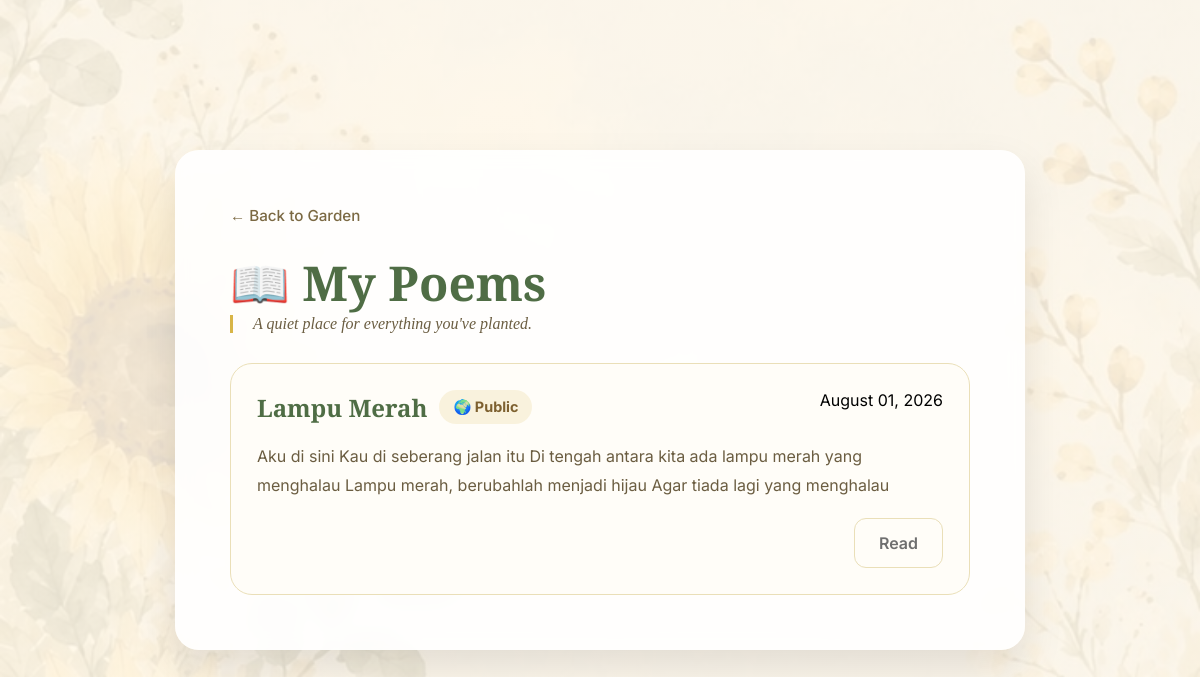
Page /poem/ (signed in) on the committed database.
### app/models.py (models this page shows, shortened)
class Poem(db.Model):
    __tablename__ = "poems"
    id = db.Column(
        db.Integer,
        primary_key=True,
    )
    title = db.Column(
        db.String(150),
        nullable=False,
    )
    content = db.Column(
        db.Text,
        nullable=False,
    )
    is_public = db.Column(
        db.Boolean,
        default=False,
        nullable=False,
    )
    created_at = db.Column(
        db.DateTime,
        default=datetime.utcnow,
        nullable=False,
    )
    updated_at = db.Column(
        db.DateTime,
        default=datetime.utcnow,
        onupdate=datetime.utcnow,
        nullable=False,
    )
    user_id = db.Column(
        db.Integer,
        db.ForeignKey("users.id"),
        nullable=False,
    )
    author = db.relationship(
        "User",
        back_populates="poems",
    )
    cherishes = db.relationship(
    "Cherish",
    back_populates="poem",
    cascade="all, delete-orphan",
)

### app/poem/routes.py (the view)
@poem.route("/")
@login_required
def my_poems():
    poems = Poem.query.filter_by(
        user_id=current_user.id,
    ).order_by(
        Poem.created_at.desc(),
    ).all()
    return render_template(
        "poem/my_poems.html",
        poems=poems,
    )

### app/templates/poem/my_poems.html (shortened to what this page needs)
<!DOCTYPE html>
<html lang="en">
<head>
    <link rel="stylesheet" href="{{ url_for('static', filename='css/poem.css') }}">
</head>
<body>
    <main class="container">
        <div class="card poems-overview">
            <a href="{{ url_for('garden.home') }}" class="back-link">← Back to Garden</a>
            <h1>📖 My Poems</h1>
            <p class="intro">A quiet place for everything you've planted.</p>
            {% if poems %}
                <div class="poem-list">
                    {% for poem in poems %}
                        <article class="poem-card">
                            <div class="poem-card-header">
                                <div class="poem-title-block">
                                    <h2>{{ poem.title }}</h2>
                                    <span class="badge {{ 'public' if poem.is_public else 'private' }}">
                                        {{ '🌍 Public' if poem.is_public else '🔒 Private' }}
                                    </span>
                                </div>
                                <time datetime="{{ poem.created_at.isoformat() }}">{{ poem.created_at.strftime('%B %d, %Y') }}</time>
                            </div>
                            <p class="poem-preview">{{ poem.content[:180] }}{% if poem.content|length > 180 %}…{% endif %}</p>
                            <div class="poem-actions">
                                <a href="{{ url_for('poem.view_poem', poem_id=poem.id) }}" class="button secondary">Read</a>
                            </div>
                        </article>
                    {% endfor %}
                </div>
            {% else %}
                <p class="empty-state">You haven't planted any poems yet. Start with a new verse.</p>
                <a href="{{ url_for('poem.create_poem') }}" class="button">Plant a Poem</a>
            {% endif %}
        </div>
    </main>
</body>
</html>

### app/static/css/poem.css (style rules this page uses)
* { margin:0; padding:0; box-sizing:border-box; }
body { font-family:"Inter",sans-serif; background: linear-gradient( rgba(255,248,235,.88), rgba(255,248,235,.88) ), url("../img/andbees.jfif"); background-size:cover; background-position:center; background-attachment:fixed; min-height:100vh; display:flex; justify-content:center; align-items:center; padding:60px 20px; }
.container { width:100%; max-width:850px; }
.card { background:rgba(255,255,255,.90); backdrop-filter:blur(8px); border-radius:24px; padding:55px; box-shadow: 0 18px 40px rgba(0,0,0,.10); }
.back-link { text-decoration:none; color:#7b6943; font-size:.95rem; font-weight:500; transition:.25s; }
h1 { margin-top:25px; font-family:"Cormorant Garamond",serif; font-size:3rem; color:#4f6d45; }
.intro { border-left:3px solid #d8b547; padding-left:20px; font-family:"Lora", serif; font-size:1rem; font-style:italic; color:#6b5d41; }
.poem-list { display:grid; gap:18px; margin-top:30px; }
.poem-card, .poem-detail, .poem-confirm { background:#fffdf8; border:1px solid #eadfb8; border-radius:22px; padding:26px; }
.poem-card-header { display:flex; justify-content:space-between; align-items:flex-start; gap:16px; flex-wrap:wrap; }
.poem-card h2, .poem-detail h1, .poem-confirm h1 { font-family:"Cormorant Garamond",serif; color:#4f6d45; margin:0; }
.poem-preview, .poem-date, .poem-content, .confirm-details p { color:#6b5d41; line-height:1.8; }
.poem-preview { margin:18px 0; font-size:1rem; }
.poem-actions, .poem-detail-actions { display:flex; justify-content:flex-end; gap:12px; flex-wrap:wrap; }
.button { display:inline-flex; align-items:center; justify-content:center; padding:14px 24px; border-radius:12px; background:#d8b547; color:#fff; text-decoration:none; font-weight:600; }
.button.secondary, .cancel { background:transparent; color:#6f6f6f; border:1px solid #eadfb8; }
.poem-title-block { display:flex; align-items:center; gap:12px; flex-wrap:wrap; }
.badge { display:inline-flex; align-items:center; gap:6px; padding:8px 14px; border-radius:999px; font-size:.9rem; font-weight:700; }
.badge.public { background:rgba(216,181,71,.15); color:#7d602f; }

### rows in the picture
Poem: title "Lampu Merah", is_public "🌍 Public", created_at "August 01, 2026", content "Aku di sini Kau di seberang jalan itu Di tengah antara kita ada lampu merah yang menghalau Lampu merah, berubahlah menjadi hijau Agar tiada lagi yang menghalau"
